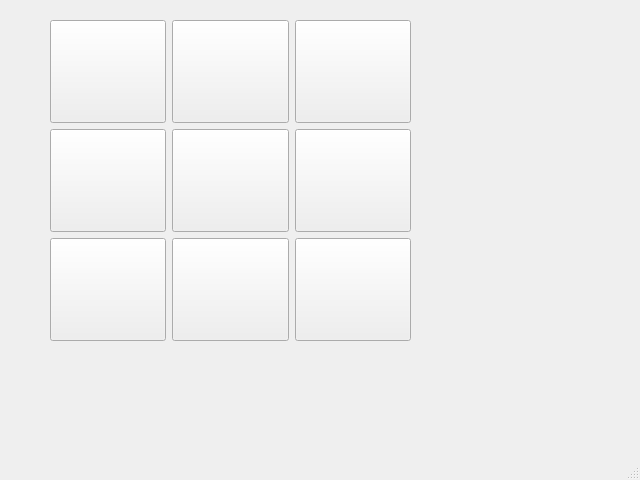
<?xml version="1.0" encoding="UTF-8"?>
<ui version="4.0">
 <class>XOX</class>
 <widget class="QMainWindow" name="XOX">
  <property name="geometry">
   <rect>
    <x>0</x>
    <y>0</y>
    <width>640</width>
    <height>480</height>
   </rect>
  </property>
  <property name="windowTitle">
   <string>MainWindow</string>
  </property>
  <widget class="QWidget" name="centralwidget">
   <widget class="QWidget" name="verticalLayoutWidget">
    <property name="geometry">
     <rect>
      <x>50</x>
      <y>20</y>
      <width>361</width>
      <height>321</height>
     </rect>
    </property>
    <layout class="QVBoxLayout" name="verticalLayout">
     <item>
      <layout class="QHBoxLayout" name="horizontalLayout">
       <item>
        <widget class="QPushButton" name="a1">
         <property name="sizePolicy">
          <sizepolicy hsizetype="Minimum" vsizetype="Expanding">
           <horstretch>0</horstretch>
           <verstretch>0</verstretch>
          </sizepolicy>
         </property>
         <property name="styleSheet">
          <string notr="true">QPushButton:checked {background-color: rgb(204, 0, 0);}</string>
         </property>
         <property name="text">
          <string/>
         </property>
         <property name="checkable">
          <bool>true</bool>
         </property>
        </widget>
       </item>
       <item>
        <widget class="QPushButton" name="a2">
         <property name="sizePolicy">
          <sizepolicy hsizetype="Minimum" vsizetype="Expanding">
           <horstretch>0</horstretch>
           <verstretch>0</verstretch>
          </sizepolicy>
         </property>
         <property name="styleSheet">
          <string notr="true">QPushButton:checked {background-color: rgb(204, 0, 0);}</string>
         </property>
         <property name="text">
          <string/>
         </property>
         <property name="checkable">
          <bool>true</bool>
         </property>
        </widget>
       </item>
       <item>
        <widget class="QPushButton" name="a3">
         <property name="sizePolicy">
          <sizepolicy hsizetype="Minimum" vsizetype="Expanding">
           <horstretch>0</horstretch>
           <verstretch>0</verstretch>
          </sizepolicy>
         </property>
         <property name="styleSheet">
          <string notr="true">QPushButton:checked {background-color: rgb(204, 0, 0);}</string>
         </property>
         <property name="text">
          <string/>
         </property>
         <property name="checkable">
          <bool>true</bool>
         </property>
        </widget>
       </item>
      </layout>
     </item>
     <item>
      <layout class="QHBoxLayout" name="horizontalLayout_2">
       <item>
        <widget class="QPushButton" name="b1">
         <property name="sizePolicy">
          <sizepolicy hsizetype="Minimum" vsizetype="Expanding">
           <horstretch>0</horstretch>
           <verstretch>0</verstretch>
          </sizepolicy>
         </property>
         <property name="styleSheet">
          <string notr="true">QPushButton:checked {background-color: rgb(204, 0, 0);}</string>
         </property>
         <property name="text">
          <string/>
         </property>
         <property name="checkable">
          <bool>true</bool>
         </property>
        </widget>
       </item>
       <item>
        <widget class="QPushButton" name="b2">
         <property name="sizePolicy">
          <sizepolicy hsizetype="Minimum" vsizetype="Expanding">
           <horstretch>0</horstretch>
           <verstretch>0</verstretch>
          </sizepolicy>
         </property>
         <property name="styleSheet">
          <string notr="true">QPushButton:checked {background-color: rgb(204, 0, 0);}</string>
         </property>
         <property name="text">
          <string/>
         </property>
         <property name="checkable">
          <bool>true</bool>
         </property>
        </widget>
       </item>
       <item>
        <widget class="QPushButton" name="b3">
         <property name="sizePolicy">
          <sizepolicy hsizetype="Minimum" vsizetype="Expanding">
           <horstretch>0</horstretch>
           <verstretch>0</verstretch>
          </sizepolicy>
         </property>
         <property name="styleSheet">
          <string notr="true">QPushButton:checked {background-color: rgb(204, 0, 0);}</string>
         </property>
         <property name="text">
          <string/>
         </property>
         <property name="checkable">
          <bool>true</bool>
         </property>
        </widget>
       </item>
      </layout>
     </item>
     <item>
      <layout class="QHBoxLayout" name="horizontalLayout_3">
       <item>
        <widget class="QPushButton" name="c1">
         <property name="sizePolicy">
          <sizepolicy hsizetype="Minimum" vsizetype="Expanding">
           <horstretch>0</horstretch>
           <verstretch>0</verstretch>
          </sizepolicy>
         </property>
         <property name="styleSheet">
          <string notr="true">QPushButton:checked {background-color: rgb(204, 0, 0);}</string>
         </property>
         <property name="text">
          <string/>
         </property>
         <property name="checkable">
          <bool>true</bool>
         </property>
        </widget>
       </item>
       <item>
        <widget class="QPushButton" name="c2">
         <property name="sizePolicy">
          <sizepolicy hsizetype="Minimum" vsizetype="Expanding">
           <horstretch>0</horstretch>
           <verstretch>0</verstretch>
          </sizepolicy>
         </property>
         <property name="styleSheet">
          <string notr="true">QPushButton:checked {background-color: rgb(204, 0, 0);}</string>
         </property>
         <property name="text">
          <string/>
         </property>
         <property name="checkable">
          <bool>true</bool>
         </property>
        </widget>
       </item>
       <item>
        <widget class="QPushButton" name="c3">
         <property name="sizePolicy">
          <sizepolicy hsizetype="Minimum" vsizetype="Expanding">
           <horstretch>0</horstretch>
           <verstretch>0</verstretch>
          </sizepolicy>
         </property>
         <property name="styleSheet">
          <string notr="true">QPushButton:checked {background-color: rgb(204, 0, 0);}</string>
         </property>
         <property name="text">
          <string/>
         </property>
         <property name="checkable">
          <bool>true</bool>
         </property>
        </widget>
       </item>
      </layout>
     </item>
    </layout>
   </widget>
  </widget>
  <widget class="QMenuBar" name="menubar">
   <property name="geometry">
    <rect>
     <x>0</x>
     <y>0</y>
     <width>640</width>
     <height>22</height>
    </rect>
   </property>
  </widget>
  <widget class="QStatusBar" name="statusbar"/>
 </widget>
 <resources/>
 <connections/>
</ui>
